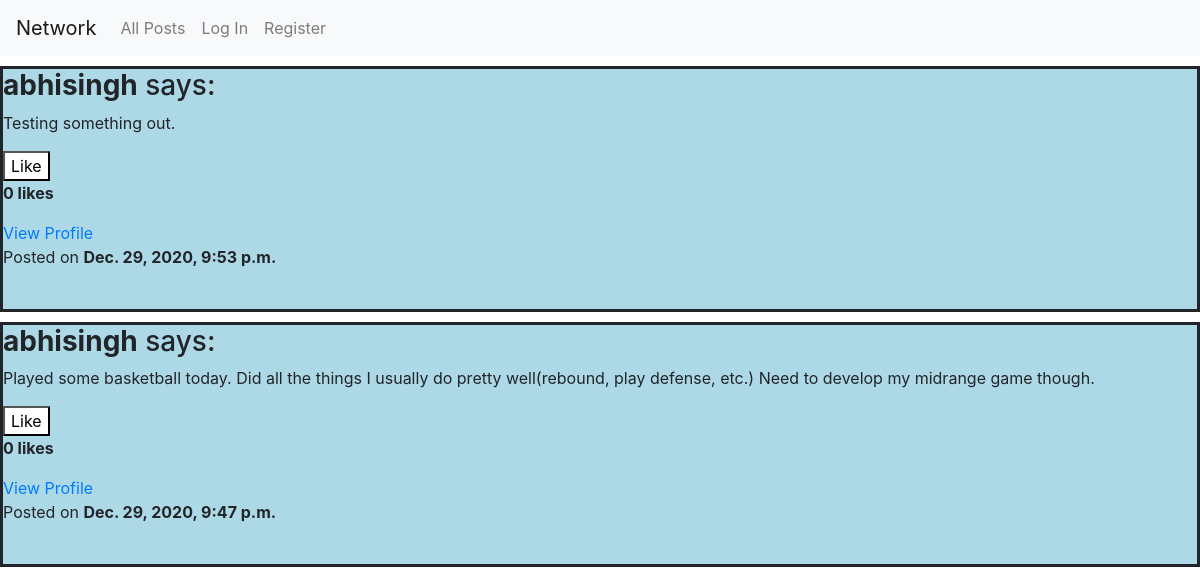
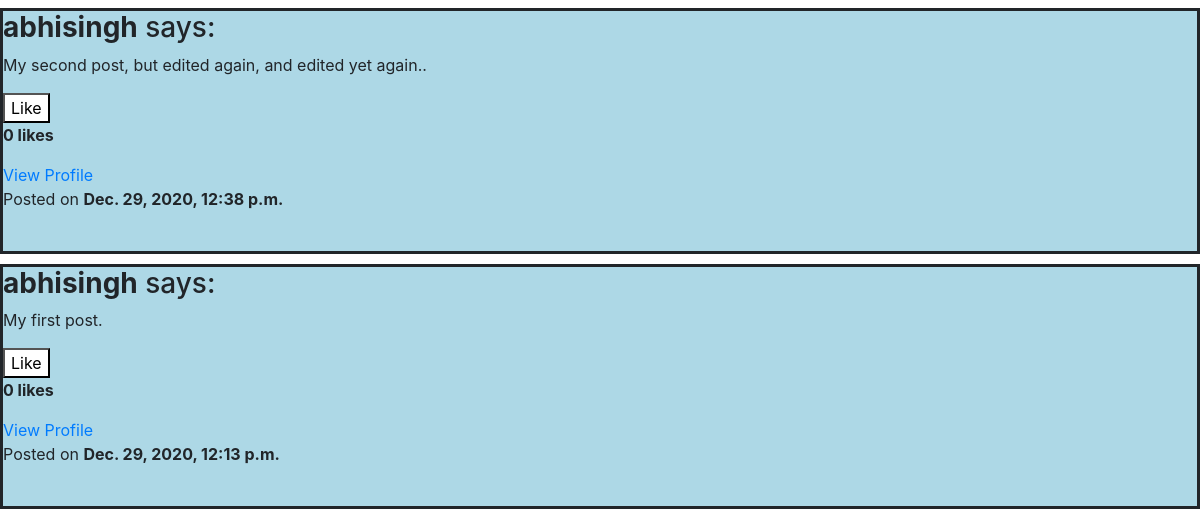
The app's page /allposts, older data (2 pictures, top to bottom).
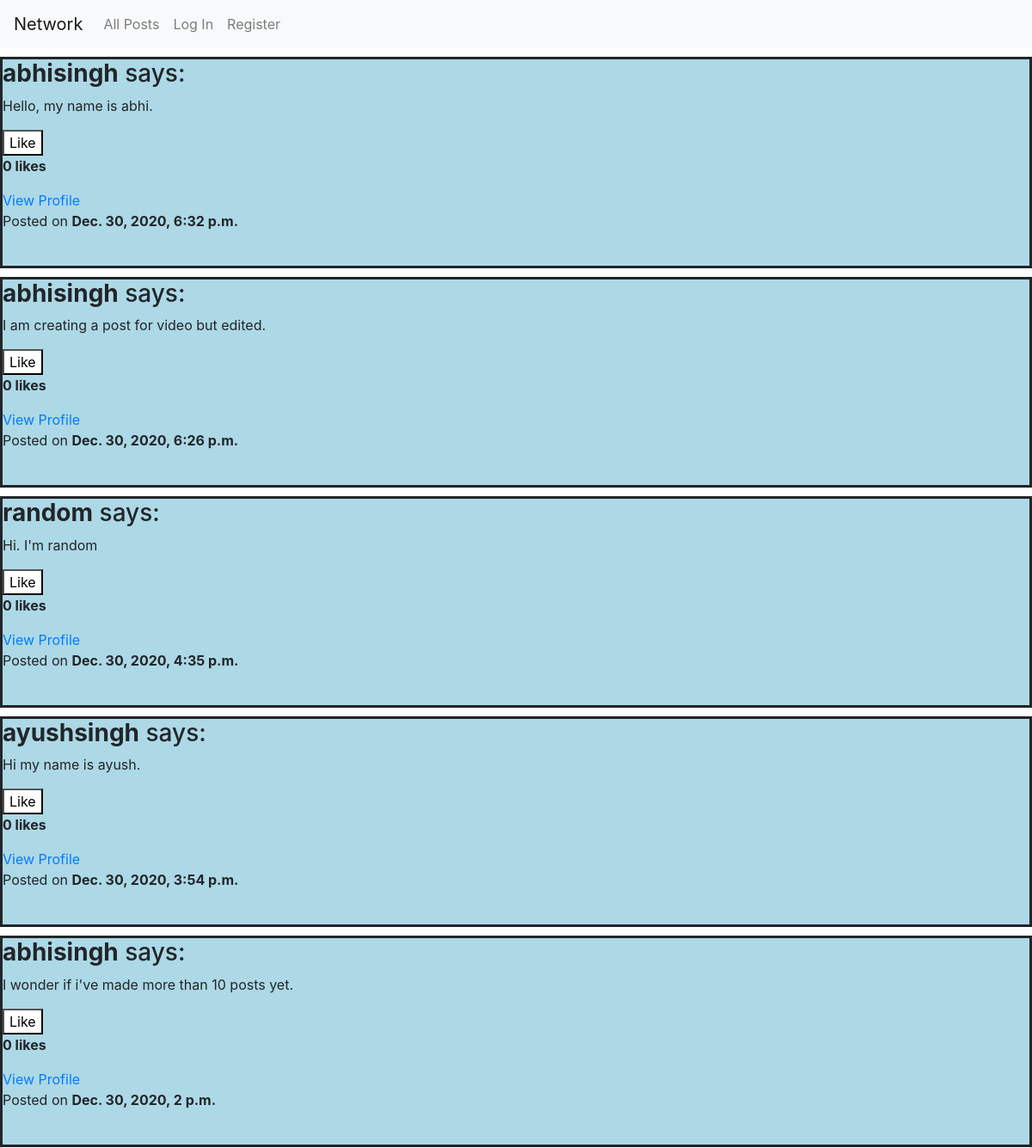
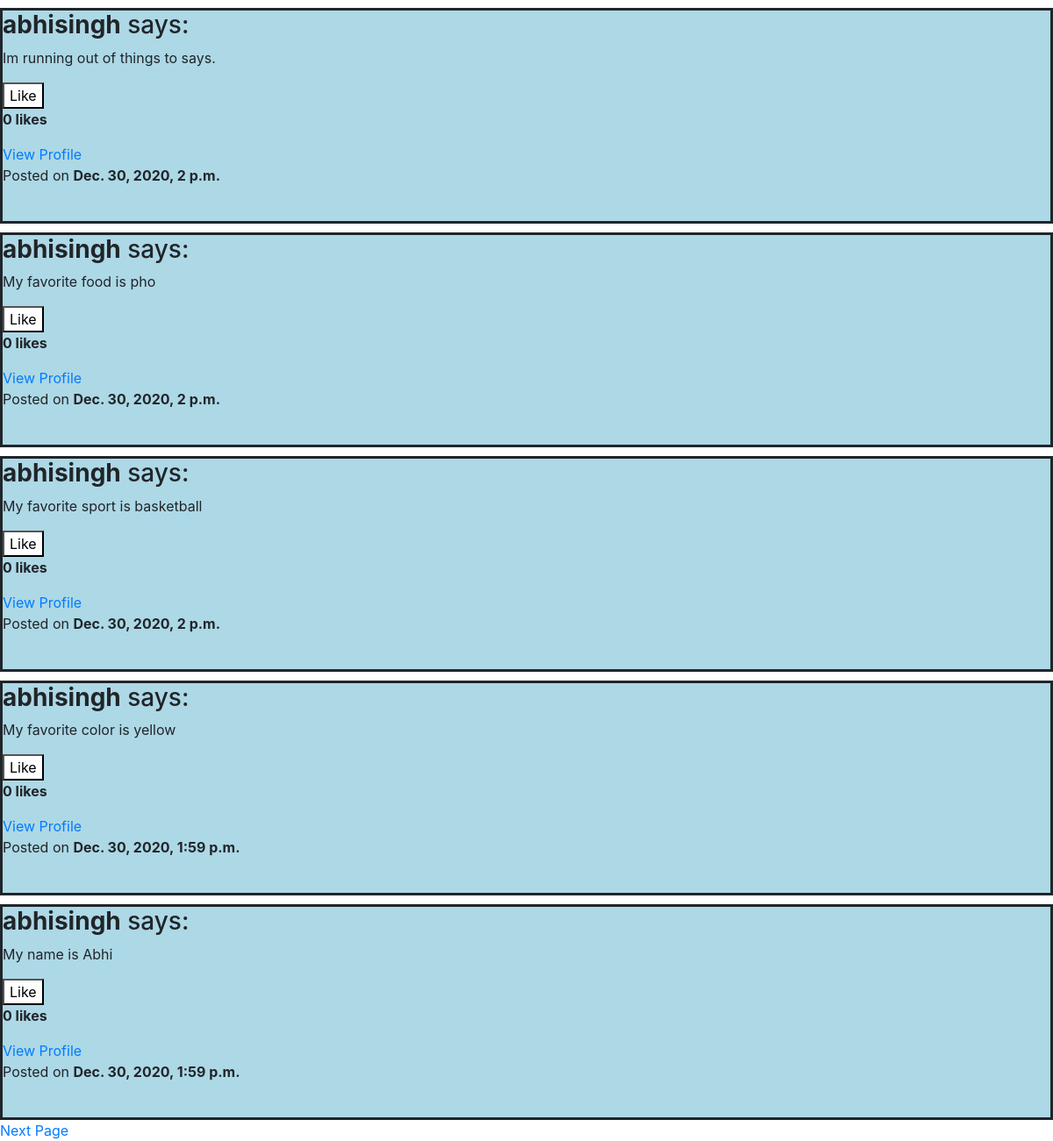
The same page, newer data (2 pictures, top to bottom).
### network/models.py (models this page shows, shortened)
class Post(models.Model):
    user = models.ForeignKey(User, on_delete=models.CASCADE, related_name="user")
    body = models.CharField(max_length = 180)
    timestamp = models.DateTimeField()
    likecount = models.IntegerField(default=0)

class User(AbstractUser):
    pass

### network/views.py (the view)
# urls.py: path("allposts", views.allposts, name="allposts"),
def allposts(request):
    posts = Post.objects.all().order_by('-timestamp')
    for post in posts:
        post.likes = Like.objects.filter(post=post.id).count()
        post.save()
    p = Paginator(posts, 10)
    pn = request.GET.get('page')
    sp = p.get_page(pn)
    return render(request, "network/allposts.html",{
        "posts": sp
    })

### network/templates/network/allposts.html (shortened to what this page needs)
{% extends "network/layout.html" %}
{% load static %}
{% block body %}
  {% for post in posts %}
    <div class="post" id="post" style="margin-top: 10px; border-style: solid; background-color:lightblue;">
      <h3><strong>{{post.user}}</strong> says:</h3>
      <p id="post{{post.id}}">{{post.body}}</p>
      <button id="likebutton{{post.id}}" style="background-color: white;" onclick="like('{{post.id}}')">Like</button>
      <p id="likecount{{post.id}}"><strong>{{post.likecount}} likes</strong></p>
      <a href="{% url 'profile' post.user%}">View Profile</a>
      <p>Posted on <strong>{{post.timestamp}}</strong></p>
      <br>
    </div>
  {% endfor %}
  <div class="nextpage">
    {% if posts.has_next %}
      <a href="?page={{ posts.next_page_number }}">Next Page</a>
  {% endif %}
  </div>
{% endblock %}

Row changes from the older to the newer data that the page shows:
no longer on this page (row edited): Post: user "abhisingh", body "Testing something out.", likecount "0", timestamp "Dec. 29, 2020, 9:53 p.m."
no longer on this page (row edited): Post: user "abhisingh", body "Played some basketball today. Did all the things I usually do pretty well(rebound, play defense, etc.) Need to develop my midrange game though.", likecount "0", timestamp "Dec. 29, 2020, 9:47 p.m."
no longer on this page (row unchanged): Post: user "abhisingh", body "My second post, but edited again, and edited yet again..", likecount "0", timestamp "Dec. 29, 2020, 12:38 p.m."
no longer on this page (row unchanged): Post: user "abhisingh", body "My first post.", likecount "0", timestamp "Dec. 29, 2020, 12:13 p.m."
added Post: user "abhisingh", body "Hello, my name is abhi.", likecount "0", timestamp "Dec. 30, 2020, 6:32 p.m."
added Post: user "abhisingh", body "I am creating a post for video but edited.", likecount "0", timestamp "Dec. 30, 2020, 6:26 p.m."
added Post: user "random", body "Hi. I'm random", likecount "0", timestamp "Dec. 30, 2020, 4:35 p.m."
added Post: user "ayushsingh", body "Hi my name is ayush.", likecount "0", timestamp "Dec. 30, 2020, 3:54 p.m."
added Post: user "abhisingh", body "I wonder if i've made more than 10 posts yet.", likecount "0", timestamp "Dec. 30, 2020, 2 p.m."
added Post: user "abhisingh", body "Im running out of things to says.", likecount "0", timestamp "Dec. 30, 2020, 2 p.m."
added Post: user "abhisingh", body "My favorite food is pho", likecount "0", timestamp "Dec. 30, 2020, 2 p.m."
added Post: user "abhisingh", body "My favorite sport is basketball", likecount "0", timestamp "Dec. 30, 2020, 2 p.m."
added Post: user "abhisingh", body "My favorite color is yellow", likecount "0", timestamp "Dec. 30, 2020, 1:59 p.m."
added Post: user "abhisingh", body "My name is Abhi", likecount "0", timestamp "Dec. 30, 2020, 1:59 p.m."
Text that changed along with them:
text now shown: "Next Page"
